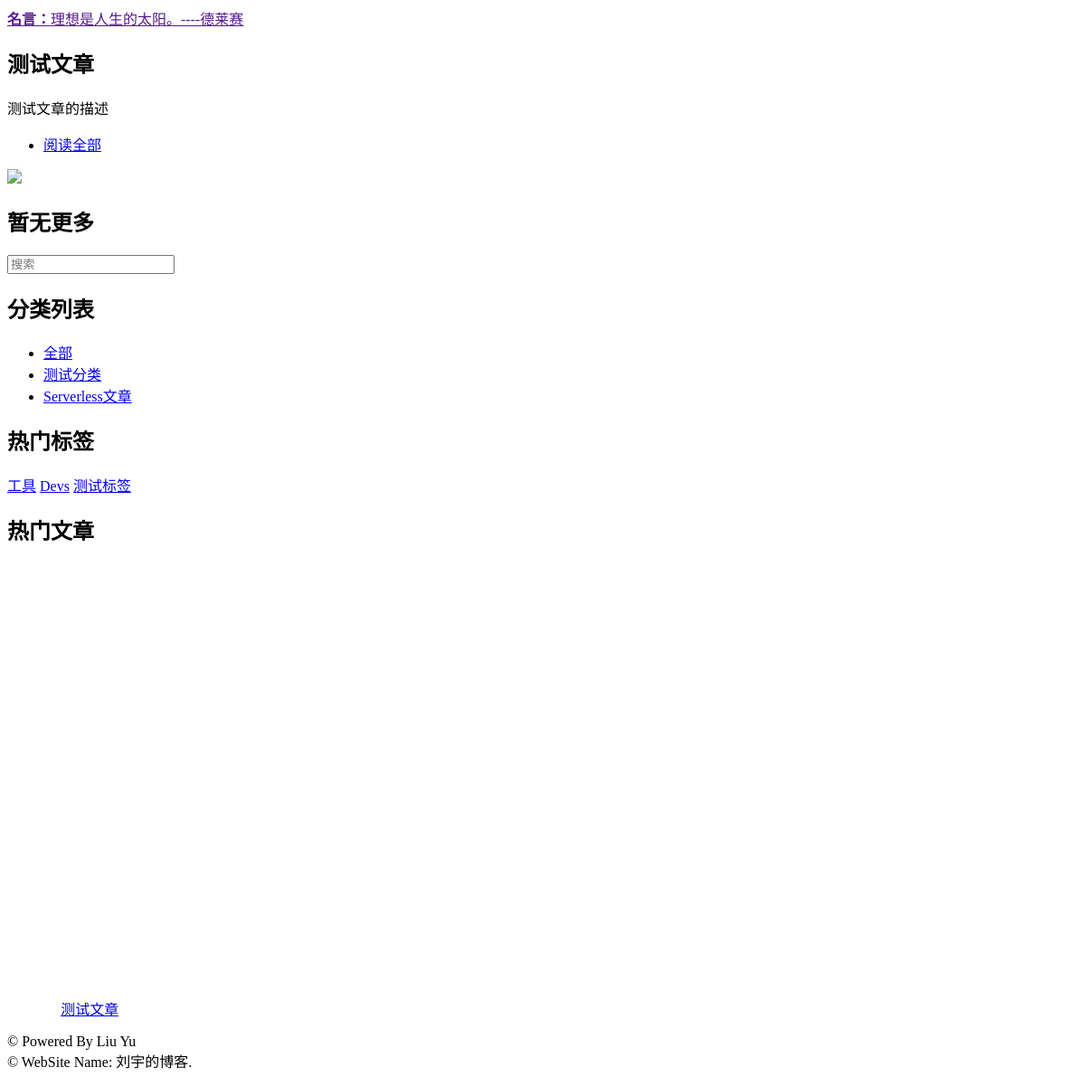
The page / on the database its author committed.
### blog/models.py (models this page shows, shortened)
class ArticleModel(models.Model):
    aid = models.AutoField(primary_key=True)
    title = models.CharField(max_length=50, verbose_name="文章标题", unique=True)
    desc = models.TextField(verbose_name="文章描述")
    content = MDTextField("内容")
    watched = models.IntegerField(default=0, verbose_name="点击次数")
    publish = models.DateTimeField(auto_created=True, auto_now_add=True, verbose_name="发布时间")
    category = models.ForeignKey(CategoryModel, on_delete=models.CASCADE, blank=True, null=True, verbose_name="分类")
    tag = models.ManyToManyField(TagsModel, verbose_name="标签")
    class Meta:
        verbose_name = '文章'
        verbose_name_plural = '文章'

class CategoryModel(models.Model):
    cid = models.AutoField(primary_key=True)
    name = models.CharField(max_length=30, verbose_name="名称", unique=True)
    sort = models.IntegerField(default=999, verbose_name="排序")
    remark = models.TextField(null=True, blank=True, verbose_name="备注说明")
    class Meta:
        verbose_name = '分类'
        verbose_name_plural = '分类'

class TagsModel(models.Model):
    tid = models.AutoField(primary_key=True)
    name = models.CharField(max_length=30, verbose_name="标签名称", unique=True)
    remark = models.TextField(null=True, blank=True, verbose_name="备注说明")
    class Meta:
        verbose_name = '标签'
        verbose_name_plural = '标签'

### blog/views.py (the view)
# urls.py: url(r'^$', blogList),
def blogList(request):
    sentence = random.choice(SENTENCE)
    search = request.GET.get("search", None)
    category = request.GET.get("cate", None)
    tag = request.GET.get("tag", None)
    try:
        pageNum = int(request.GET.get("page", 1))
    except:
        pageNum = 1
    pageInformation = WebsiteInformation
    articleList = ArticleModel.objects.all().order_by("-aid")
    hotData = articleList.order_by("-watched")[0:3]
    if search:
        articleTempList = []
        for eveArticle in articleList:
            if search in eveArticle.title + eveArticle.content:
                articleTempList.append(eveArticle)
        articleList = articleTempList
        pageInformation['title'] = search + "搜索结果"
    elif category:
        categoryData = CategoryModel.objects.get(cid=category)
        articleList = articleList.filter(category=categoryData).order_by("-aid")
        pageInformation['title'] = categoryData.name
    elif tag:
        tagData = TagsModel.objects.get(tid=tag)
        articleList = articleList.filter(tag=tagData).order_by("-aid")
        pageInformation['title'] = tagData.name
    else:
        articleList = articleList
        pageInformation['title'] = "博客首页"
    tagsList = TagsModel.objects.all().order_by("?")[0:20]
    categoryList = CategoryModel.objects.all().order_by("-sort")
    articleCount = len(articleList) if search else articleList.count()
    firstData = None
    if articleCount > 0:
        firstData = articleList[0]
        firstPicData = defaultPic(firstData.content)
    if articleCount >= 1:
        articleList = articleList[1:]
    paginator = Paginator(articleList, 12)
    if pageNum < 0:
        pageNum = 1
    if pageNum > paginator.num_pages:
        pageNum = paginator.num_pages
    if pageNum != 1:
        pageInformation['title'] = "第%d页 - %s" % (pageNum, pageInformation['title'])
    getArticleList = lambda articles: [(eve, defaultPic(eve.content)) for eve in articles]
    articleList = paginator.page(pageNum)
    articleResult = getArticleList(articleList)
    hotList = getArticleList(hotData)
    return render(request, "list.html", locals())

### templates/list.html (shortened to what this page needs)
{% load static %}
<!DOCTYPE HTML>
<html>
<head>
    <link rel="stylesheet" type="text/css" href="//serverless-blog.oss-cn-beijing.aliyuncs.com/blog/css/jsdaima.com.css">
    <link rel="stylesheet" href="//serverless-blog.oss-cn-beijing.aliyuncs.com/blog/css/main.css"/>
</head>
<body>
<div id="wrapper">
    <div id="main">
        <div class="inner">
            <header id="header">
                <a href="" class="logo"><strong>名言：</strong>{{ sentence }}</a>
            </header>
            {% if pageNum == 1 and firstData %}
                <section id="banner">
                    <div class="content" style="max-width:100%;">
                        <header>
                            <h2>{{ firstData.title|slice:"18" }}</h2>
                        </header>
                        <p style="max-width:100%;">
                            {{ firstData.desc|slice:"100" }}{% if firstData.desc|length > 100 %} ... {% endif %}</p>
                        <ul class="actions">
                            <li><a href="/content?aid={{ firstData.aid }}" class="button big">阅读全部</a></li>
                        </ul>
                    </div>
                    <span class="image object"><img src="{{ firstPicData }}" style="max-height: 300px"/></span>
                </section>
            {% endif %}
            {% if not articleResult %}
                <section>
                    <header>
                        <h2>暂无更多</h2>
                    </header>
                </section>
            {% endif %}
        </div>
    </div>
    <div id="sidebar">
        <div class="inner">
            <section id="search" class="alt">
                <form method="get" action="/list">
                    <input type="text" name="search" id="query" placeholder="搜索" value="{{ searchData }}"/>
                </form>
            </section>
            <nav id="menu">
                <header class="major">
                    <h2>分类列表</h2>
                </header>
                <ul>
                    <li><a href="/list">全部</a></li>
                    {% for cateDatum in categoryList %}
                        <li>
                            <a href="/list?cate={{ cateDatum.cid }}">{{ cateDatum.name }}</a>
                        </li>
                    {% endfor %}
                </ul>
            </nav>
            <nav id="menu">
                <header class="major">
                    <h2>热门标签</h2>
                </header>
                <div class="box">
                    <div class="wrapper">
                        <div class="tagcloud">
                            {% for eveTags in tagsList %}
                                <a href="/list?tag={{ eveTags.tid }}">{{ eveTags.name }}</a>
                            {% endfor %}
                        </div>
                    </div>
                </div>
            </nav>
            <section>
                <header class="major">
                    <h2>热门文章</h2>
                </header>
                <div class="mini-posts">
                    {% for hot in hotList %}
                        <article>
                            <a href="/content?aid={{ hot.0.aid }}" class="image">
                                <div class="img-warp">
                                    <div class="img-box"><img src="{{ hot.1 }}" alt=""/></div>
                                    <a href="/content?aid={{ hot.0.aid }}">{{ hot.0.title }}</a>
                                </div>
                            </a>
                        </article>
                    {% endfor %}
                </div>
            </section>
            <footer id="footer">
                <p class="copyright">&copy; Powered By Liu Yu <br>&copy; WebSite Name: {{ pageInformation.name }}.</p>
            </footer>
        </div>
    </div>
</div>
</body>
</html>

### templates/list.html (style rules this page uses)
.img-warp { width: 90%; margin: 0 auto; }
.img-box { width: 100%; height: 0px; padding-bottom: 45%; overflow: hidden; margin: 0; position: relative; }
p { word-break: break-all; }

### rows shown on the page
ArticleModel: title "测试文章", desc "测试文章的描述"
CategoryModel: name "测试分类"
CategoryModel: name "Serverless文章"
TagsModel: name "工具"
TagsModel: name "Devs"
TagsModel: name "测试标签"

### other values the page prints
{{ pageInformation.name }} "刘宇的博客"
